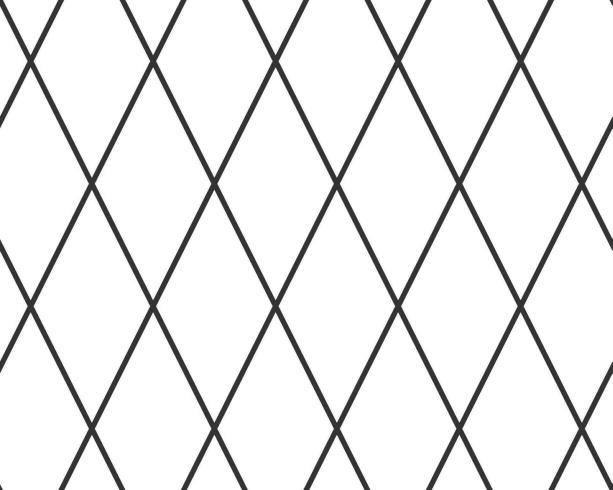
#> input picture Week 11/File Simulasi Python dan OpenCV/Gambar Asli/image1.jpg, 1225 x 980 px, found by its file name (shown at 1/2 size)
$ jupyter execute Praktik_Robotika_W11_Information_Extraction_Fadhil_Dzikri_Aqila.ipynb
#> lines starting #> are read from the running program, lines starting #| are printed output that depends on the picture; after the words box and inside, x2 and y2 are one past the last pixel; in counts of white or black regions, pixels touching at a corner belong together
Nama : Fadhil Dzikri Aqila

Kelas : TK-45-G09

NIM : 1103213136

# Praktikum 1: Ekstraksi Garis dengan Hough Transform

Tujuan: Mempelajari cara mendeteksi garis dari gambar menggunakan Hough Transform.

[cell 1]
from google.colab import files
import cv2
import numpy as np
import matplotlib.pyplot as plt

# Unggah gambar
uploaded = files.upload()
#> the answer given: image1.jpg
filename = list(uploaded.keys())[0]

# Load gambar
image = cv2.imread(filename, cv2.IMREAD_GRAYSCALE)
#> image is the input picture: shape (980, 1225); min 20, max 255, mean 235.3

# Deteksi tepi menggunakan Canny
edges = cv2.Canny(image, 50, 150)
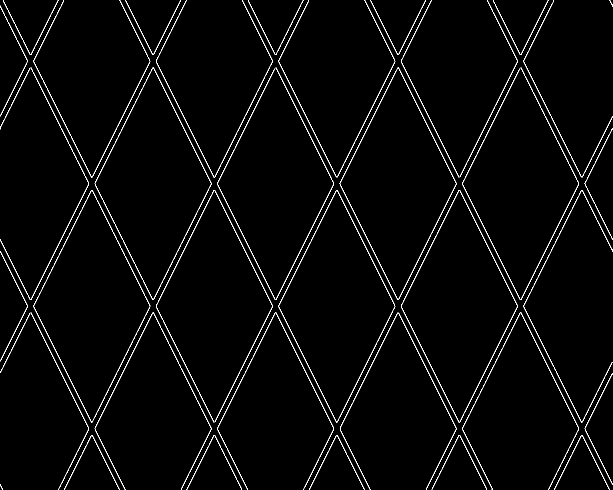
#> edges: shape (980, 1225) (shown at 1/2 size); 2.3% white in thin lines or dots

# Deteksi garis menggunakan Hough Transform
lines = cv2.HoughLines(edges, 1, np.pi/180, 100)
#> lines = 141 rows, first 8: [-425, 2.67], [-427, 2.67], [-221, 2.67], [542, 0.471], [991, 0.471], [-219, 2.67], [-3, 2.67], [760, 0.471]

# Gambar garis pada gambar asli
output = cv2.cvtColor(image, cv2.COLOR_GRAY2BGR)
if lines is not None:
    for line in lines:
        rho, theta = line[0]
        a, b = np.cos(theta), np.sin(theta)
        x0, y0 = a * rho, b * rho
        x1, y1 = int(x0 + 1000 * (-b)), int(y0 + 1000 * a)
        x2, y2 = int(x0 - 1000 * (-b)), int(y0 - 1000 * a)
        cv2.line(output, (x1, y1), (x2, y2), (0, 255, 0), 2)
#> this loop made 141 passes
#> (rho, theta, a, b, x0, y0, x1, y1) on passes 1 to 12: (-425, 2.67, -0.891, 0.454, 378.7, -192.9, -75, -1083), (-427, 2.67, -0.891, 0.454, 380.5, -193.9, -73, -1084), (-221, 2.67, -0.891, 0.454, 196.9, -100.3, -257, -991), (542, 0.471, 0.891, 0.454, 482.9, 246.1, 28, 1137), (991, 0.471, 0.891, 0.454, 883, 449.9, 428, 1340), (-219, 2.67, -0.891, 0.454, 195.1, -99.42, -258, -990), (-3, 2.67, -0.891, 0.454, 2.67, -1.36, -451, -892), (760, 0.471, 0.891, 0.454, 677.2, 345, 223, 1236), (775, 0.471, 0.891, 0.454, 690.5, 351.8, 236, 1242), (993, 0.471, 0.891, 0.454, 884.8, 450.8, 430, 1341), (1199, 0.471, 0.891, 0.454, 1068.3, 544.3, 614, 1435), (-643, 2.67, -0.891, 0.454, 572.9, -291.9, 118, -1182)
#> output: shape (980, 1225, 3); 15.4% of pixels changed, all inside (x1, y1, x2, y2) = (0, 0, 1225, 980)

# Tampilkan hasil
plt.figure(figsize=(10, 5))
plt.subplot(1, 2, 1), plt.imshow(image, cmap='gray'), plt.title("Original Image")
plt.subplot(1, 2, 2), plt.imshow(cv2.cvtColor(output, cv2.COLOR_BGR2RGB)), plt.title("Detected Lines")
plt.show()

Hasil Analisis Output:

Hasil deteksi garis menggunakan algoritma Hough Transform menunjukkan keberhasilan dalam mengidentifikasi garis-garis diagonal pada gambar asli. Gambar hasil (kanan) menunjukkan garis-garis hijau yang mewakili posisi dan orientasi garis yang terdeteksi, sebagian besar sesuai dengan pola garis hitam pada gambar asli (kiri). Proses ini melibatkan deteksi tepi menggunakan algoritma Canny, diikuti oleh identifikasi garis berdasarkan parameter jarak dan sudut pada Hough Transform. Meskipun sebagian besar garis berhasil terdeteksi dengan baik, terdapat beberapa garis tambahan yang muncul akibat sensitivitas parameter threshold. Untuk aplikasi yang membutuhkan akurasi lebih tinggi, penyesuaian parameter seperti ambang batas pada Canny dan akumulasi pada Hough Transform dapat meningkatkan presisi hasil deteksi. Output ini menunjukkan potensi metode ini dalam mendeteksi pola linear pada gambar untuk berbagai aplikasi visi komputer.

# Praktikum 2: Template Matching untuk Deteksi Objek

Tujuan: Mengenali objek di dalam gambar menggunakan Template Matching.

[cell 2]
from google.colab import files
import cv2
import matplotlib.pyplot as plt

# Fungsi untuk memeriksa apakah template lebih kecil dari gambar utama
def validate_template_size(main_image, template):
    if template.shape[0] > main_image.shape[0] or template.shape[1] > main_image.shape[1]:
        raise ValueError("Template size must be smaller than the main image size!")

try:
    # Unggah gambar utama
    print("Upload main image:")
    main_image_file = files.upload()
#> the answer given: image2.jpg
    main_image_filename = list(main_image_file.keys())[0]

    # Unggah template
    print("Upload template image:")
    template_file = files.upload()
#> the answer given: image2.jpg
    template_filename = list(template_file.keys())[0]

    # Load gambar utama dan template
    main_image = cv2.imread(main_image_filename)  # Gambar berwarna
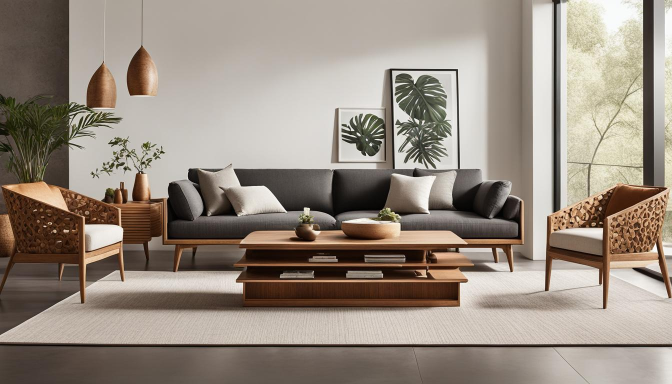
#> input picture Week 11/File Simulasi Python dan OpenCV/Gambar Asli/image2.jpg, 1344 x 768 px, found by its file name (shown at 1/2 size)
#> main_image is the input picture: shape (768, 1344, 3); mean B, G, R 127.7, 139.2, 150.8
    template = cv2.imread(template_filename, cv2.IMREAD_GRAYSCALE)  # Template tetap grayscale
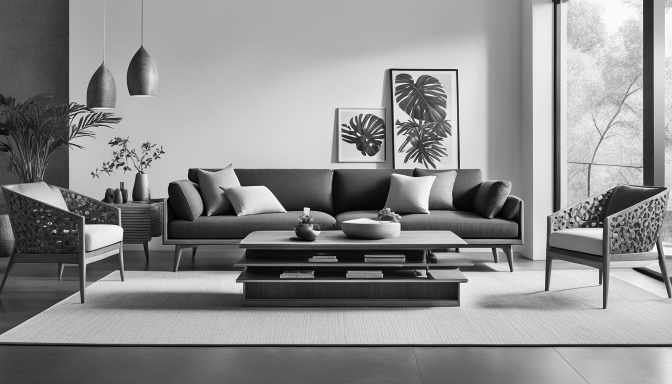
#> template: shape (768, 1344) (shown at 1/2 size); min 0, max 255, mean 141.4

    # Validasi ukuran template
    validate_template_size(main_image, template)

    # Konversi gambar utama ke grayscale untuk template matching
    main_image_gray = cv2.cvtColor(main_image, cv2.COLOR_BGR2GRAY)

    # Lakukan Template Matching
    result = cv2.matchTemplate(main_image_gray, template, cv2.TM_CCOEFF_NORMED)
#> result = [1]
    min_val, max_val, min_loc, max_loc = cv2.minMaxLoc(result)
#> min_val = 1; max_val = 1; min_loc = (0, 0); max_loc = (0, 0)

    # Gambar kotak di sekitar area yang terdeteksi
    h, w = template.shape
#> h = 768; w = 1344
    top_left = max_loc
#> top_left = (0, 0)
    bottom_right = (top_left[0] + w, top_left[1] + h)
#> bottom_right = (1344, 768)

    # Salin gambar untuk output dan tambahkan kotak dan label
    output = main_image.copy()
    cv2.rectangle(output, top_left, bottom_right, (255, 0, 0), 2)  # Kotak biru
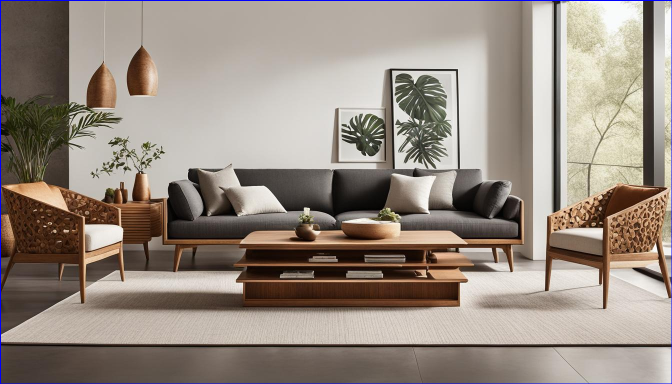
#> output: shape (768, 1344, 3) (shown at 1/2 size); 0.61% of pixels changed, all inside (x1, y1, x2, y2) = (0, 0, 1344, 768)
    # Tambahkan kotak label di atas kotak deteksi
    label_top_left = (top_left[0], top_left[1] - 30)
#> label_top_left = (0, -30)
    label_bottom_right = (top_left[0] + 120, top_left[1])
#> label_bottom_right = (120, 0)
    cv2.rectangle(output, label_top_left, label_bottom_right, (255, 0, 0), -1)  # Kotak biru solid untuk label
    cv2.putText(output, "Object Detected", (top_left[0] + 5, top_left[1] - 10), cv2.FONT_HERSHEY_SIMPLEX, 0.6, (255, 255, 255), 1)  # Teks putih di atas kotak label

    # Tampilkan hasil
    plt.figure(figsize=(10, 5))
    plt.subplot(1, 2, 1), plt.imshow(cv2.cvtColor(main_image, cv2.COLOR_BGR2RGB)), plt.title("Main Image")
    plt.subplot(1, 2, 2), plt.imshow(cv2.cvtColor(output, cv2.COLOR_BGR2RGB)), plt.title("Detected Area with Label")
    plt.show()

except ValueError as ve:
    print("Error:", ve)
except Exception as e:
    print("An unexpected error occurred:", e)

Hasil Analisis Output:

Pada output hasil template matching, gambar utama menampilkan keseluruhan objek dalam ruangan, sedangkan gambar dengan deteksi area menunjukkan area yang sesuai dengan template. Deteksi dilakukan menggunakan metode Template Matching dengan algoritma cv2.TM_CCOEFF_NORMED, yang mencari kecocokan terbaik berdasarkan nilai korelasi. Area yang terdeteksi diberi kotak biru untuk menyoroti lokasi objek sesuai template dan dilengkapi label "Object Detected" di atasnya untuk memberikan indikasi visual yang jelas. Deteksi ini menunjukkan presisi pencocokan antara template dengan gambar utama, yang berhasil diidentifikasi dengan posisi serta dimensi akurat berdasarkan perbandingan grayscale pada kedua gambar. Hasil ini dapat digunakan untuk analisis objek dalam aplikasi seperti deteksi objek otomatis atau klasifikasi gambar.

# Praktikum 3: Pembuatan Pyramid Gambar

Tujuan: Memahami cara membuat Gaussian Pyramid untuk memproses gambar pada berbagai skala.

[cell 3]
from google.colab import files
import cv2
import matplotlib.pyplot as plt

# Unggah gambar
uploaded = files.upload()
#> the answer given: image2.jpg
filename = list(uploaded.keys())[0]

# Load gambar
image = cv2.imread(filename)

# Buat Gaussian Pyramid
pyramid = [image]
for i in range(3):  # Buat 3 level pyramid
    image = cv2.pyrDown(image)
    pyramid.append(image)
#> after the loop, pyramid = 4 items

# Tampilkan setiap level
plt.figure(figsize=(15, 5))
for level, img in enumerate(pyramid):
    plt.subplot(1, len(pyramid), level + 1)
    plt.imshow(cv2.cvtColor(img, cv2.COLOR_BGR2RGB))
    plt.title(f'Level {level}')
    plt.axis('off')
#> this loop made 4 passes

plt.show()
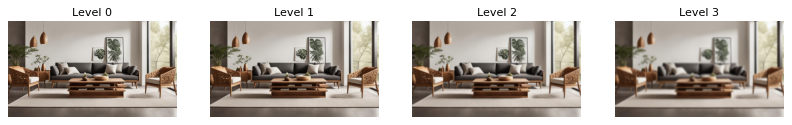
#> figure drawn by matplotlib, 4 panels

Hasil Analisis Output:

Pada output Gaussian Pyramid, setiap level menunjukkan gambar dengan resolusi yang semakin rendah melalui proses downsampling. Gambar Level 0 adalah resolusi asli, sedangkan Level 1, Level 2, dan Level 3 adalah hasil pengurangan resolusi berturut-turut menggunakan fungsi cv2.pyrDown. Penurunan resolusi ini menghasilkan hilangnya beberapa detail visual, terutama pada bagian kecil atau tekstur halus, karena penggabungan piksel yang bertetangga untuk merepresentasikan gambar pada ukuran yang lebih kecil. Teknik ini berguna dalam berbagai aplikasi seperti analisis multi-resolusi, deteksi fitur pada skala berbeda, dan optimisasi komputasi dalam pemrosesan citra. Gaussian Pyramid memberikan pendekatan efektif untuk memproses gambar secara hierarkis tanpa kehilangan struktur utama dari konten visual.

# Praktikum 4: Deteksi Lingkaran Menggunakan Hough Transform

Tujuan: Memahami cara mendeteksi lingkaran di dalam gambar menggunakan metode Hough Transform.

[cell 4]
from google.colab import files
import cv2
import numpy as np
import matplotlib.pyplot as plt

# Unggah gambar
uploaded = files.upload()
#> the answer given: image2.jpg
filename = list(uploaded.keys())[0]

# Load gambar
image = cv2.imread(filename, cv2.IMREAD_COLOR)
gray = cv2.cvtColor(image, cv2.COLOR_BGR2GRAY)

# Deteksi lingkaran menggunakan Hough Transform
circles = cv2.HoughCircles(
    gray,
    cv2.HOUGH_GRADIENT,
    dp=1.2,
    minDist=50,  # Pastikan jarak antar lingkaran lebih besar
    param1=100,  # Threshold untuk Canny edge detection
    param2=50,   # Sensitivitas deteksi (naikkan jika terlalu banyak deteksi)
    minRadius=50,  # Ukuran radius minimal bola
    maxRadius=150  # Ukuran radius maksimal bola
)
#> circles = 177 rows, first 8: [136.2, 382.2, 149.2], [180.6, 354.6, 140], [178.2, 421.8, 149.2], [1126.2, 471, 149.2], [865.8, 557.4, 137.4], [1122.6, 544.2, 149.2], [135, 327, 113.6], [1084.2, 502.2, 149.2]

# Gambar lingkaran yang terdeteksi pada gambar asli
output = image.copy()
if circles is not None:
    circles = np.uint16(np.around(circles))
#> circles = 177 rows, first 8: [136, 382, 149], [181, 355, 140], [178, 422, 149], [1126, 471, 149], [866, 557, 137], [1123, 544, 149], [135, 327, 114], [1084, 502, 149]
    for circle in circles[0, :]:
        center = (circle[0], circle[1])  # Koordinat pusat lingkaran
        radius = circle[2]  # Radius lingkaran
        cv2.circle(output, center, radius, (0, 255, 0), 2)  # Gambar lingkaran
        cv2.circle(output, center, 2, (0, 0, 255), 3)  # Gambar pusat lingkaran
#> this loop made 177 passes
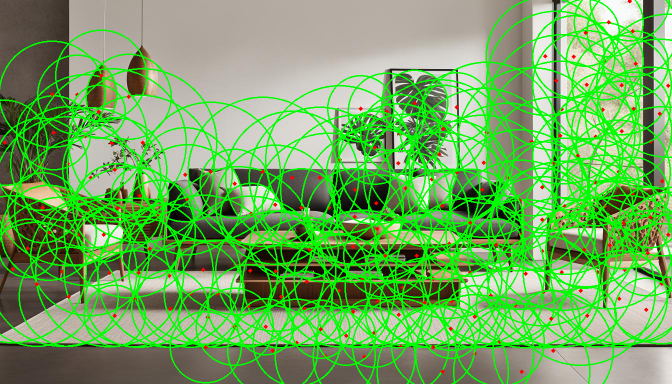
#> output: shape (768, 1344, 3) (shown at 1/2 size); mean B, G, R 96.2, 169.7, 113.5

# Tampilkan hasil
plt.figure(figsize=(10, 5))
plt.subplot(1, 2, 1), plt.imshow(cv2.cvtColor(image, cv2.COLOR_BGR2RGB)), plt.title("Original Image")
plt.subplot(1, 2, 2), plt.imshow(cv2.cvtColor(output, cv2.COLOR_BGR2RGB)), plt.title("Detected Circles")
plt.show()

Hasil Analisis Output:

Pada output deteksi lingkaran menggunakan metode Hough Transform, gambar asli ditampilkan di sisi kiri, sedangkan gambar dengan lingkaran yang terdeteksi ditampilkan di sisi kanan. Algoritma ini berhasil mendeteksi lingkaran dengan menggambarkan batas lingkaran menggunakan garis hijau dan menandai pusat lingkaran dengan titik merah. Proses ini menggunakan parameter seperti sensitivitas deteksi, jarak antar lingkaran, serta radius minimum dan maksimum untuk memastikan deteksi yang akurat sesuai spesifikasi lingkaran dalam gambar. Teknik ini sangat efektif untuk mendeteksi bentuk lingkaran dalam aplikasi seperti pengolahan citra medis, pengenalan objek, atau analisis geometris dalam citra. Hasilnya menunjukkan bahwa algoritma bekerja dengan baik, menangkap lingkaran utama secara presisi.

# Praktikum 5: Ekstraksi Warna Dominan pada Gambar

Tujuan: Memahami cara mengekstraksi warna dominan dari sebuah gambar menggunakan K-Means Clustering.

[cell 5]
from google.colab import files
import cv2
import matplotlib.pyplot as plt
import numpy as np
from sklearn.cluster import KMeans

# Unggah gambar
uploaded = files.upload()
#> the answer given: image2.jpg
filename = list(uploaded.keys())[0]

# Load gambar
image = cv2.imread(filename)
image = cv2.cvtColor(image, cv2.COLOR_BGR2RGB)  # Konversi ke format RGB
#> image: shape (768, 1344, 3)
reshaped_image = image.reshape((-1, 3))  # Ubah menjadi array 2D (pixel x warna)

# K-Means Clustering untuk menemukan warna dominan
k = 5  # Jumlah cluster warna
kmeans = KMeans(n_clusters=k, random_state=42)
kmeans.fit(reshaped_image)

# Ekstrak warna dominan
dominant_colors = kmeans.cluster_centers_
dominant_colors = np.uint8(dominant_colors)

# Tampilkan gambar asli
plt.figure(figsize=(15, 5))

plt.subplot(1, k + 1, 1)
plt.imshow(image)
plt.axis('off')
plt.title("Original Image")

# Tampilkan warna dominan
for i, color in enumerate(dominant_colors):
    plt.subplot(1, k + 1, i + 2)
    plt.imshow([[color / 255]])  # Normalisasi ke rentang 0-1 untuk plt
    plt.axis('off')
    plt.title(f"Color {i+1}")

plt.show()
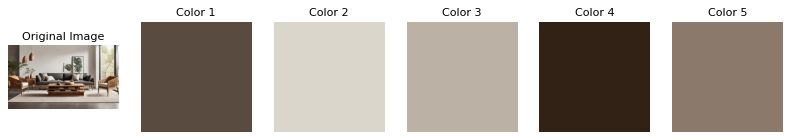
#> figure drawn by matplotlib, 6 panels

Hasil Analisis Output:

Pada output analisis warna, gambar asli ditampilkan di sebelah kiri, diikuti oleh lima warna dominan yang berhasil diekstraksi menggunakan algoritma K-Means Clustering dengan jumlah cluster sebanyak 5. Warna dominan tersebut merepresentasikan palet warna utama dalam gambar, masing-masing diidentifikasi sebagai representasi visual dari kelompok piksel dengan karakteristik warna serupa. Teknik ini efektif untuk menganalisis estetika visual, pengelompokan warna untuk desain interior, atau pembuatan palet warna otomatis untuk aplikasi grafis. Warna-warna yang dihasilkan menggambarkan suasana ruang yang dominan, misalnya warna abu-abu, biru, dan netral yang memberikan kesan modern dan tenang. Pendekatan ini menunjukkan bagaimana K-Means dapat digunakan untuk ekstraksi warna secara cepat dan efisien.

# Praktikum 6: Deteksi Kontur pada Gambar

Tujuan: Memahami cara mendeteksi dan menggambar kontur objek pada gambar menggunakan OpenCV.

[cell 6]
from google.colab import files
import cv2
import matplotlib.pyplot as plt

# Unggah gambar
uploaded = files.upload()
#> the answer given: image2.jpg
filename = list(uploaded.keys())[0]

# Load gambar
image = cv2.imread(filename)
gray = cv2.cvtColor(image, cv2.COLOR_BGR2GRAY)

# Gaussian Blur untuk mengurangi noise
blurred = cv2.GaussianBlur(gray, (7, 7), 0)

# Adaptive Threshold untuk pencahayaan tidak merata
threshold = cv2.adaptiveThreshold(
    blurred, 255, cv2.ADAPTIVE_THRESH_GAUSSIAN_C, cv2.THRESH_BINARY, 11, 2
)
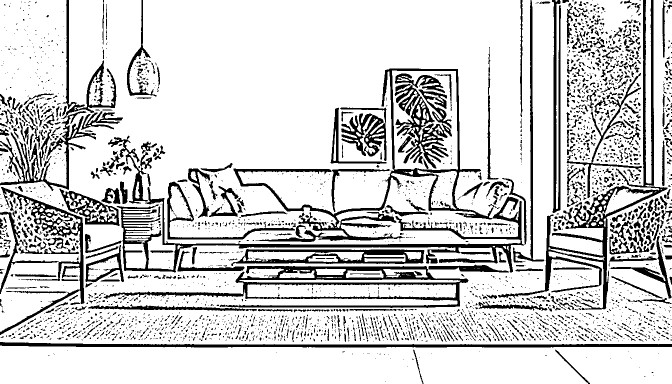
#> threshold: shape (768, 1344) (shown at 1/2 size); 81.9% white; 3151 black regions (2481 under 20 px), largest, box (x1, y1, x2, y2) and area: (233, 137, 1054, 545) 28216, (207, 532, 937, 616) 13619, (996, 0, 1335, 620) 13566

# Deteksi tepi menggunakan Canny
edges = cv2.Canny(threshold, 50, 150)
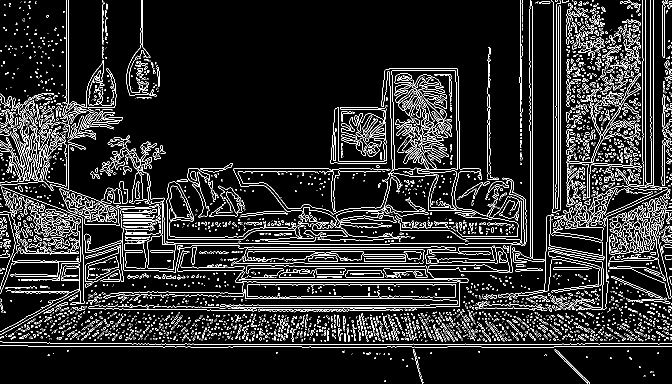
#> edges: shape (768, 1344) (shown at 1/2 size); 9.7% white in thin lines or dots

# Temukan kontur
contours, _ = cv2.findContours(edges, cv2.RETR_EXTERNAL, cv2.CHAIN_APPROX_SIMPLE)

# Filter kontur besar berdasarkan area
filtered_contours = [cnt for cnt in contours if cv2.contourArea(cnt) > 500]  # Fokus pada objek besar

# Periksa apakah kontur ditemukan
if len(filtered_contours) > 0:
    # Gambar kontur pada gambar asli
    output = image.copy()
    cv2.drawContours(output, filtered_contours, -1, (0, 255, 0), 2)
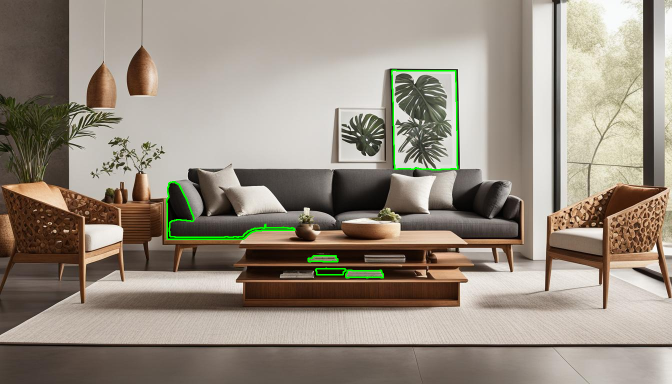
#> output: shape (768, 1344, 3) (shown at 1/2 size); 0.58% of pixels changed, all inside (x1, y1, x2, y2) = (332, 139, 917, 557)

    # Tampilkan hasil
    plt.figure(figsize=(10, 5))
    plt.subplot(1, 2, 1), plt.imshow(cv2.cvtColor(image, cv2.COLOR_BGR2RGB)), plt.title("Original Image")
    plt.subplot(1, 2, 2), plt.imshow(cv2.cvtColor(output, cv2.COLOR_BGR2RGB)), plt.title("Detected Contours")
    plt.show()
else:
    print("No contours detected. Try adjusting the threshold or area filter parameters.")
